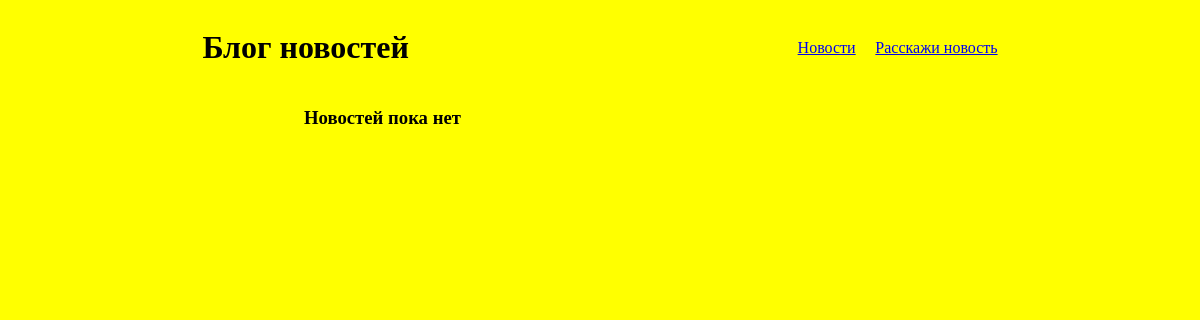
/blog/news-list/, run on an earlier commit of the app's database.
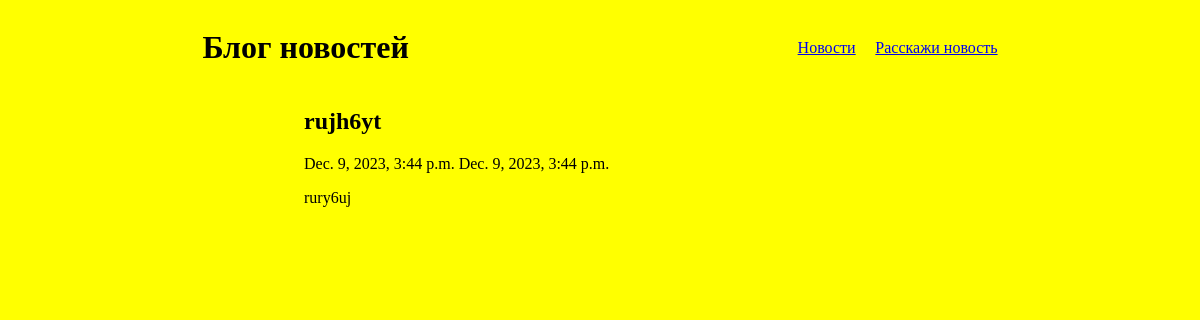
And on a later commit of the database.
### blog/models.py (models this page shows, shortened)
class News(models.Model):
    title = models.CharField(max_length=20, verbose_name='Заголовок', db_index=True)
    content = models.TextField(verbose_name='Содержание', default='')
    published_at = models.DateTimeField(auto_now_add=True, verbose_name='Дата публикации')
    updated_at = models.DateTimeField(auto_now=True)
    status_choices = [
        ('a', 'Active'),
        ('i', 'Inactive')
    ]
    activity_flag = models.CharField(max_length=1, choices=status_choices, default='i')
    class Meta:
        db_table = 'news'
        ordering = ['-published_at']
        permissions = [
            ('can_publish', 'Может опубликовать новость')
        ]

### blog/views.py (the view)
# urls.py: path('news-list/', NewsListView.as_view(), name='news-list'),
class NewsListView(ListView):
    model = News
    template_name = 'blog/news-list.html'
    context_object_name = 'news'
    queryset = News.objects.filter(activity_flag='a')

### blog/templates/blog/news-list.html
{% extends 'blog/base.html' %}
{% block news_list %}
    {% for i_news in news%}
        <div class="news">
            <h2>{{i_news.title}}</h2>
            <span>{{i_news.published_at}}</span>
            <span>{{i_news.updated_at}}</span>
            <p>{{i_news.content}}</p>
        </div>
    {% empty %}
    <h3>Новостей пока нет</h3>
    {% endfor %}
{% endblock %}

### blog/templates/blog/base.html (shortened to what this page needs)
{% load static %}
<!DOCTYPE html>
<html lang="en">
<head>
    <link rel="stylesheet" href="{% static 'css/style.css' %}">
</head>
<body>
    <header>
        <h1>Блог новостей</h1>
        <div class="links">
            <a href="{% url 'news-list' %}">Новости</a>
            <a href="{% url 'register-news' %}">Расскажи новость</a>
        </div>
    </header>
    <main>
        <div class="container">
            {% block news_list %}
            {% endblock %}
        </div>
    </main>
</body>
</html>

### blog/static/css/style.css (style rules this page uses)
body { background-color: yellow; }
header { display: flex; justify-content: space-around; align-items: center; }
.links { display: flex; width: 200px; justify-content: space-between; }
.container { max-width: 50%; margin: 0 auto; }

What changed in the data, as far as the page shows it:
added News: title "rujh6yt", published_at "Dec. 9, 2023, 3:44 p.m.", updated_at "Dec. 9, 2023, 3:44 p.m.", content "rury6uj"
Also different on the page:
text no longer shown: "Новостей пока нет"
